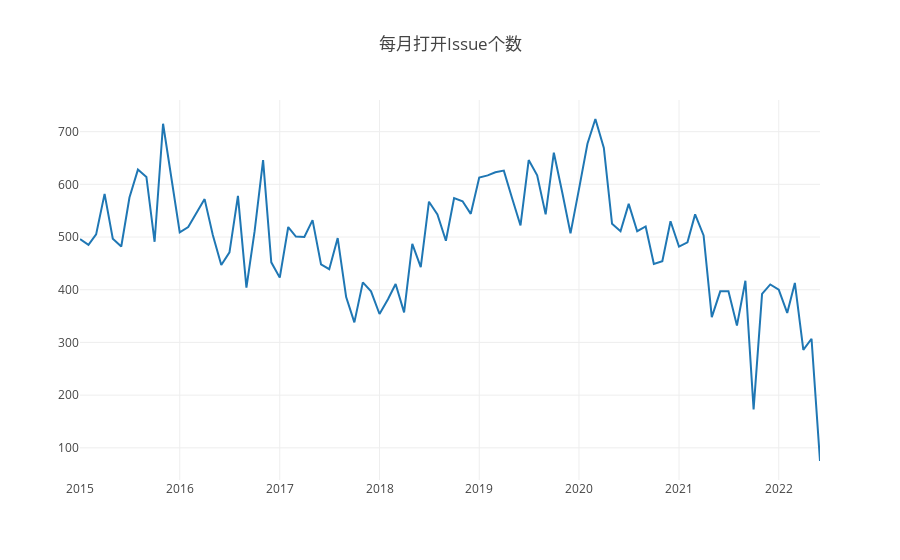

Write notebook code for a chart like this one.
### Code cell
var startYear = 2015,
  endYear = 2022;
var years = [];
var repo_id = 507775;
var query = openDigger.driver.clickhouse.query;
for (var y = startYear; y <= endYear; y++) years.push(y);
console.log('2.2.1 - - - - - - - - - ');
Promise.all(
  years.map((year) => {
    return query(`
    select issue_created_at
    from github_log.events
    where toYear(issue_created_at)=${year} and repo_id=${repo_id} and type = 'IssuesEvent'
    `);
  })
).then((data) => {
  const tmp = {};
  let issumeAverageDuration = 0;
  for(let i = 0; i < data.length; i++) {
    for(let j = 0; j < data[i].length; j++) {
      if (tmp.hasOwnProperty(data[i][j].issue_created_at.slice(0, 7))) {
        tmp[data[i][j].issue_created_at.slice(0, 7)] += 1;
      } else {
        tmp[data[i][j].issue_created_at.slice(0, 7)] = 1;
      }
    }
  }
  const ordered = Object.fromEntries(Object.entries(tmp).sort());
  let timeArray = [];
  let countArray = [];
  for (const key in ordered) {
    timeArray.push(key);
    countArray.push(ordered[key]);
  }
  // for (let i = 0; i < timeArray.length; i++) {
  //   console.log("年月: " + timeArray[i]);
  //   console.log("当月关闭Issue个数: " + countArray[i]);
  // }
  var data = [
    {
      x: timeArray,
      y: countArray,
      type: 'scatter'
    },
  ];
  openDigger.render.plotly(data, {title: '每月打开Issue个数'});
});

### Figure 1 — Plotly figure (JSON) as saved in the notebook; plotly's stock layout.template omitted (floating-point values rounded to 4 significant figures)
{"data": [{"type": "scatter", "x": ["2015-01", "2015-02", "2015-03", "2015-04", "2015-05", "2015-06", "2015-07", "2015-08", "2015-09", "2015-10", "2015-11", "2015-12", "2016-01", "2016-02", "2016-03", "2016-04", "2016-05", "2016-06", "2016-07", "2016-08", "2016-09", "2016-10", "2016-11", "2016-12", "2017-01", "2017-02", "2017-03", "2017-04", "2017-05", "2017-06", "2017-07", "2017-08", "2017-09", "2017-10", "2017-11", "2017-12", "2018-01", "2018-02", "2018-03", "2018-04", "2018-05", "2018-06", "2018-07", "2018-08", "2018-09", "2018-10", "2018-11", "2018-12", "2019-01", "2019-02", "2019-03", "2019-04", "2019-05", "2019-06", "2019-07", "2019-08", "2019-09", "2019-10", "2019-11", "2019-12", "2020-01", "2020-02", "2020-03", "2020-04", "2020-05", "2020-06", "2020-07", "2020-08", "2020-09", "2020-10", "2020-11", "2020-12", "2021-01", "2021-02", "2021-03", "2021-04", "2021-05", "2021-06", "2021-07", "2021-08", "2021-09", "2021-10", "2021-11", "2021-12", "2022-01", "2022-02", "2022-03", "2022-04", "2022-05", "2022-06"], "y": [496, 485, 505, 582, 497, 482, 575, 628, 614, 491, 715, 611, 509, 519, 545, 572, 504, 447, 471, 578, 404, 511, 646, 452, 423, 519, 501, 500, 532, 448, 439, 498, 386, 338, 414, 397, 354, 382, 411, 357, 487, 443, 567, 543, 493, 574, 568, 544, 613, 617, 623, 626, 574, 522, 646, 617, 543, 660, 584, 507, 591, 677, 724, 669, 525, 511, 563, 511, 520, 449, 454, 530, 482, 490, 543, 503, 348, 397, 397, 332, 417, 173, 392, 410, 400, 356, 413, 286, 307, 75]}], "layout": {"autosize": true, "title": {"text": "每月打开Issue个数"}, "xaxis": {"autorange": true, "range": ["2015-01-01", "2022-06-01"], "type": "date"}, "yaxis": {"autorange": true, "range": [38.94, 760.1], "type": "linear"}}}
